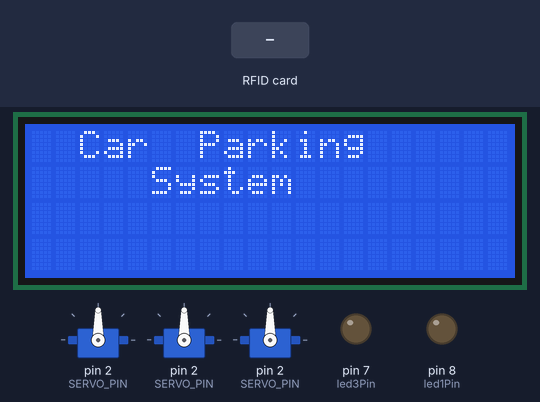
A sketch run on a simulated Arduino Uno, built with avr-gcc and run on an emulated ATmega328P. Shown: 3 × servo, 20×4 character LCD, output pins drawn as LEDs (lit = HIGH). Wiring (inferred from the names in the program): 4 × IR receiver: data pin 3 / data pin 4 / data pin 5 / data pin 6. Inputs (shaded band) come from the test bench. Pins used as bus, display or sensor lines are not drawn; what the sketch prints to the serial monitor is not drawn.

Above: at 0.3 s.
At 3.4 s:
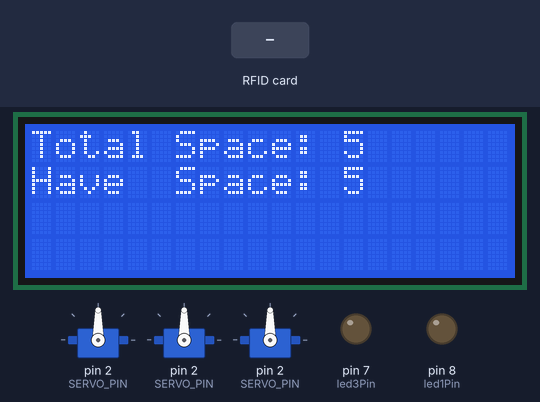
3.5 s: RFID card B9 0C 15 CC held to the reader
5.0 s: RFID card B9 0C 15 CC held to the reader
At 5.6 s:
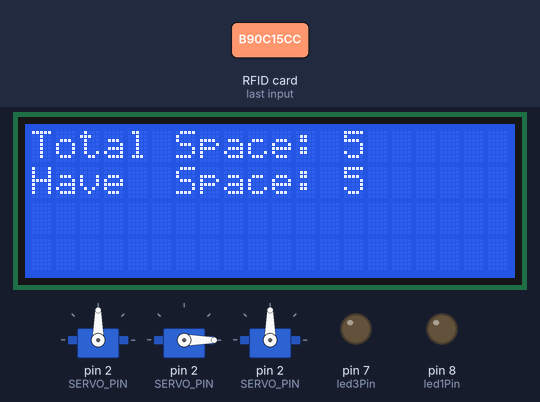
6.5 s: RFID card 5E 7A 19 C4 held to the reader
Timing chart, 0 to 9.5 s (numbered marks = the images above; inputs shaded):
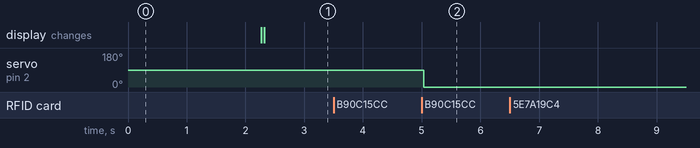

Measured:
- after the input at 3.5 s, every drawn part: stays the same
- after the input at 5.0 s, servo on pin 2 (SERVO_PIN): 90° → 0° at once
- after the input at 6.5 s, every drawn part: stays the same

The sketch:

OE_CASE_STUDY_RFID.ino
```cpp
#include <Wire.h>
#include <Servo.h>
#include <SPI.h>
#include <MFRC522.h>

int irPin2 = 4; // define IR sensor 2 pin
#define SS_PIN 10
#define RST_PIN 9
#define SERVO_PIN 2
MFRC522 mfrc522(SS_PIN, RST_PIN);
MFRC522 rfid(SS_PIN, RST_PIN);
Servo servo;

byte authorizedUID[4] = {0xB9, 0x0C, 0x15, 0xCC};
int angle = 0; // the current angle of servo motor
Servo myservo;
#include <LiquidCrystal_I2C.h>// initialize the library with the numbers of the interface pins
//LiquidCrystal lcd(A0, A1, A2, A3, A4, A5);
LiquidCrystal_I2C lcd(0x27,20,4);
#include <Servo.h> //includes the servo library
int Contrast =130;
Servo myservo1;
int irPin1 = 3; // define IR sensor 1 pin
int irPin3 = 6; // define IR sensor 3 pin
int led1Pin = 8; // define LED1 pin
int led2Pin = 9; // define LED2 pin
int led3Pin = 7; // define LED3 pin
int ir_s1 = 5;
int ir_s2 = 4;

int Total = 5;
int Space;

int flag1 = 0;
int flag2 = 0;

void setup() {
  Serial.begin(9600);
  SPI.begin();
  mfrc522.PCD_Init();
  myservo.attach(2);

  pinMode(irPin1, INPUT);
  pinMode(irPin2, INPUT);
  pinMode(irPin3, INPUT);
  pinMode(led1Pin, OUTPUT);
  pinMode(led2Pin, OUTPUT);
  pinMode(led3Pin, OUTPUT);
analogWrite(5,Contrast);
pinMode(ir_s1, INPUT);
pinMode(ir_s2, INPUT);
Serial.begin(9600);
  SPI.begin(); // init SPI bus
  rfid.PCD_Init(); // init MFRC522
  servo.attach(SERVO_PIN);
 // servo.write(angle); // rotate servo motor to 0°

  Serial.println("Tap RFID/NFC Tag on reader");
lcd.init();
lcd.clear();
lcd.backlight();
myservo1.attach(2);
//myservo1.write(100);

lcd.begin(20, 4);
lcd.setCursor (0,0);
lcd.print("  Car  Parking  ");
lcd.setCursor (0,1);
lcd.print("     System     ");
Wire.setClock(2000);
delay (2000);
lcd.clear();

Space = Total;
}

void loop(){
checkIR();
lock();
if(digitalRead (ir_s1) == LOW && flag1==0){
if(Space>0){flag1=1;
if(flag2==0){myservo1.write(0); Space = Space-1;}
}else{
lcd.setCursor (0,0);
lcd.print(" Sorry not Space ");
lcd.setCursor (0,1);
lcd.print("    Available    ");
delay (1000);
lcd.clear();
}
}

if(digitalRead (ir_s2) == LOW && flag2==0){flag2=1;
if(flag1==0){myservo1.write(0);
if(Space <5)
Space = Space+1;}
}

if(flag1==1 && flag2==1){
delay (1000);
myservo1.write(100);
flag1=0, flag2=0;
}

lcd.setCursor (0,0);
lcd.print("Total Space: ");
lcd.print(Total);

lcd.setCursor (0,1);
lcd.print("Have  Space: ");
lcd.print(Space);
}

//
void checkIR() {
  int ir1Status = digitalRead(irPin1);
  int ir2Status = digitalRead(irPin2);
  int ir3Status = digitalRead(irPin3);

  if (ir1Status != HIGH) {
    digitalWrite(led1Pin, HIGH);
  } else {
    digitalWrite(led1Pin, LOW);
  }

  if (ir2Status != HIGH) {
    digitalWrite(led2Pin, LOW);
  } else {
    digitalWrite(led2Pin, LOW);
  }

  if (ir3Status != HIGH) {
    digitalWrite(led3Pin, HIGH);
  } else {
    digitalWrite(led3Pin, LOW);
  }
}
void lock()
{
  if (rfid.PICC_IsNewCardPresent()) { // new tag is available
    if (rfid.PICC_ReadCardSerial()) { // NUID has been readed
      MFRC522::PICC_Type piccType = rfid.PICC_GetType(rfid.uid.sak);

      if (rfid.uid.uidByte[0] == authorizedUID[0] &&
          rfid.uid.uidByte[1] == authorizedUID[1] &&
          rfid.uid.uidByte[2] == authorizedUID[2] &&
          rfid.uid.uidByte[3] == authorizedUID[3] ) {
        Serial.println("Authorized Tag");

        // change angle of servo motor
        if (angle == 0)
          angle = 90;
        else //if(angle == 90)
          angle = 0;

        // control servo motor arccoding to the angle
        servo.write(angle);
        Serial.print("Rotate Servo Motor to ");
        Serial.print(angle);
        Serial.println("°");
      } else {
        Serial.print("Unauthorized Tag with UID:");
        for (int i = 0; i < rfid.uid.size; i++) {
          Serial.print(rfid.uid.uidByte[i] < 0x10 ? " 0" : " ");
          Serial.print(rfid.uid.uidByte[i], HEX);
        }
        Serial.println();
      }

      rfid.PICC_HaltA(); // halt PICC
      rfid.PCD_StopCrypto1(); // stop encryption on PCD
    }
  }
}
```
